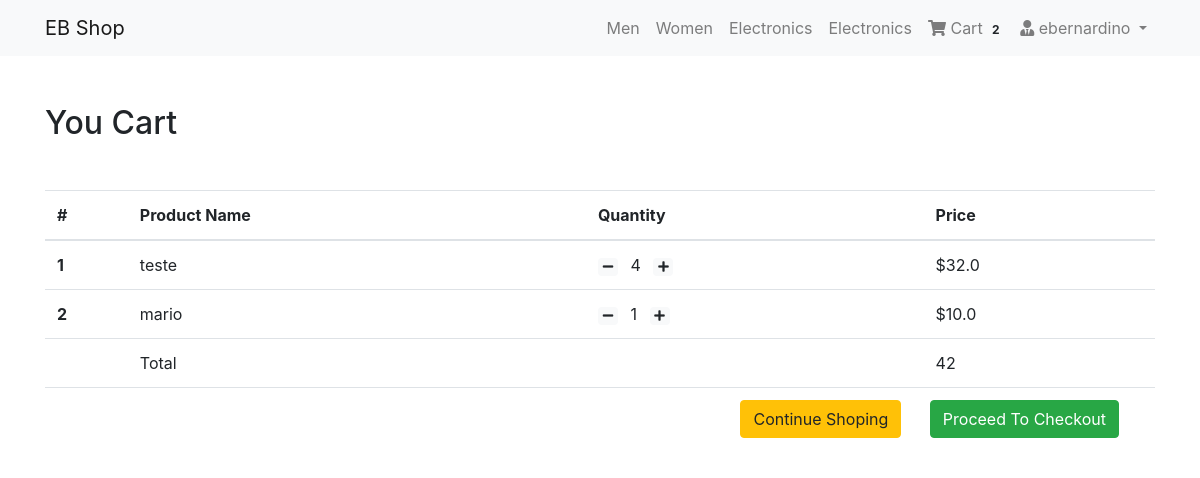
The app's page /cart/ (signed in) with its own data.
### cart/models.py (models this page shows, shortened)
class Order(models.Model):
    orderitems = models.ManyToManyField(Cart)
    user = models.ForeignKey(User, on_delete=models.CASCADE)
    ordered = models.BooleanField(default=False)
    created = models.DateTimeField(auto_now_add=True)
    paymentId = models.CharField(max_length=200, blank=True, null=True)
    orderId = models.CharField(max_length=200, blank=True, null=True)
    def get_totals(self):
        total = 0
        for order_item in self.orderitems.all():
            total += order_item.get_total()
        return total

class Cart(models.Model):
    user = models.ForeignKey(User, on_delete=models.CASCADE)
    item = models.ForeignKey(Product, on_delete=models.CASCADE)
    quantity = models.IntegerField(default=1)
    purchased = models.BooleanField(default=False)
    created = models.DateTimeField(auto_now_add=True)
    def get_total(self):
        total = self.item.price * self.quantity
        floattotal = float("{0:.2f}".format(total))
        return floattotal

### products/models.py (models this page shows, shortened)
class Product(models.Model):
    mainimage = models.ImageField(upload_to='products/', blank=True)
    name = models.CharField(max_length=300)
    slug = models.SlugField()
    category = models.ForeignKey(Category, on_delete=models.CASCADE)
    preview_text = models.TextField(
        max_length=200, verbose_name='Preview Text')
    detail_text = models.TextField(max_length=1000, verbose_name='Detail Text')
    price = models.FloatField()

### cart/views.py (the view)
# urls.py: path('cart/', CartView, name='cart-home'),
def CartView(request):
    user = request.user
    carts = Cart.objects.filter(user=user, purchased=False)
    orders = Order.objects.filter(user=user, ordered=False)
    if carts.exists():
        if orders.exists():
            order = orders[0]
            return render(request, 'cart/home.html', {"carts": carts, 'order': order})
        else:
            messages.warning(request, "You do not have any item in your Cart")
            return redirect("mainapp:home")

### cart/templatetags/cart_tag.py (called while the page is built)
@register.filter(name='cart_total')
def cart_total(user):
    order = Order.objects.filter(user=user, ordered=False)
    if order.exists():
        return order[0].orderitems.count()
    else:
        return 0

### cart/templates/cart/home.html
{% extends 'products/base.html' %} {% block content %}
<div class="container my-5">
  <div class="my-5">
    <h2>You Cart</h2>
  </div>
  <table class="table table-hover">
    <thead>
      <tr>
        <th scope="col">#</th>
        <th scope="col">Product Name</th>
        <th scope="col">Quantity</th>
        <th scope="col">Price</th>
      </tr>
    </thead>
    <tbody>
      {% for cart in carts %}
      <tr>
        <th scope="row">{{ forloop.counter }}</th>
        <td>{{ cart.item.name }}</td>
        <td>
          <a
            class="mr-2"
            href="{% url 'mainapp:decrease-cart' cart.item.slug %}"
            ><span class="badge badge-light"><i class="fas fa-minus"></i></span
          ></a>
          {{ cart.quantity }}
          <a class="ml-2" href="{% url 'mainapp:cart' cart.item.slug %}"
            ><span class="badge badge-light"><i class="fas fa-plus"></i></span
          ></a>
        </td>
        <td>${{ cart.get_total }}</td>
      </tr>
      {% endfor %}
      <tr>
        <th scope="row"></th>
        <td colspan="2">Total</td>
        <td>{{ order.get_totals| floatformat }}</td>
      </tr>
      <tr>
        <th scope="row"></th>
        <td colspan="3" class="text-right ">
          <a href="{% url 'mainapp:home' %}" class="btn btn-warning mr-4"
            >Continue Shoping</a
          >
          <a href="{% url 'checkout:index' %}" class="btn btn-success mr-4"
            >Proceed To Checkout</a
          >
        </td>
      </tr>
    </tbody>
  </table>
</div>
{% endblock %}

### products/templates/products/navbar.html (shortened to what this page needs)
{% load cart_tag %}
<nav class="navbar navbar-expand-lg navbar-light bg-light">
  <div class="container">
  <a class="navbar-brand" href="/">EB Shop</a>
  <div class="collapse navbar-collapse" id="navbarNav">
    <ul class="navbar-nav ml-auto">
      <li {% if request.path == 'contact' %}class="nav-item active"{% else %}class="nav-item"{% endif %}>
        <a class="nav-link" href="#">Men <span class="sr-only">(current)</span></a>
      </li>
      <li class="nav-item">
        <a class="nav-link" href="#">Women</a>
      </li>
      <li class="nav-item">
        <a class="nav-link" href="#">Electronics</a>
      </li>
       <li class="nav-item">
        <a class="nav-link" href="#">Electronics</a>
      </li>
      {% if request.user.is_authenticated %}
      <li class="nav-item">
        <a class="nav-link" href="{% url 'mainapp:cart-home' %}">
          <i class="fa fa-shopping-cart"></i> Cart
          <span class="badge badge-light">{{ request.user| cart_total }}</span>
        </a>
      </li>
      <li class="nav-item dropdown">
        <a class="nav-link dropdown-toggle" href="#" id="navbarDropdown" role="button" data-toggle="dropdown" aria-haspopup="true" aria-expanded="false">
          <i class="fas fa-user-tie"></i> {{ request.user.username }}
        </a>
      </li>
      {% else %}
       <li class="nav-item">
        <a  class="btn btn-primary" href="/accounts/login/">Login / Register</a>
      </li>
      {% endif %}
    </ul>
  </div>
  </div>
</nav>

### records on screen
Cart: item.name "teste", quantity "4", get_total "32.0"
Cart: item.name "mario", quantity "1", get_total "10.0"
Order: get_totals "42"

### other values on screen
{{ request.user| cart_total }} "2"
{{ request.user.username }} "ebernardino"
